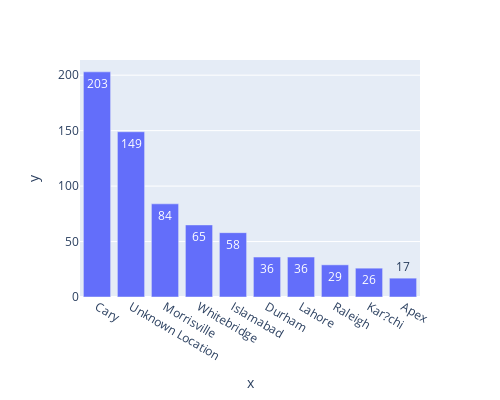

The cell this chart's notebook holds for it:
### Code cell
px.bar(x=df['STOP'].value_counts().sort_values(ascending=False).head(10).index,
       y=df['STOP'].value_counts().sort_values(ascending=False).head(10).values,height=400,width=500,text_auto=True)

# top 10 places where journey ends, Cary is most frequent start and stop location

### Figure 1 — Plotly figure (JSON) as saved in the notebook; plotly's stock layout.template omitted (floating-point values rounded to 4 significant figures)
{"data": [{"alignmentgroup": "True", "hovertemplate": "x=%{x}<br>y=%{y}<extra></extra>", "legendgroup": "", "marker": {"color": "#636efa", "pattern": {"shape": ""}}, "name": "", "offsetgroup": "", "orientation": "v", "showlegend": false, "textposition": "auto", "texttemplate": "%{y}", "type": "bar", "x": ["Cary", "Unknown Location", "Morrisville", "Whitebridge", "Islamabad", "Durham", "Lahore", "Raleigh", "Kar?chi", "Apex"], "xaxis": "x", "y": [203, 149, 84, 65, 58, 36, 36, 29, 26, 17], "yaxis": "y"}], "layout": {"barmode": "relative", "height": 400, "legend": {"tracegroupgap": 0}, "margin": {"t": 60}, "width": 500, "xaxis": {"anchor": "y", "domain": [0, 1], "title": {"text": "x"}}, "yaxis": {"anchor": "x", "domain": [0, 1], "title": {"text": "y"}}}}
